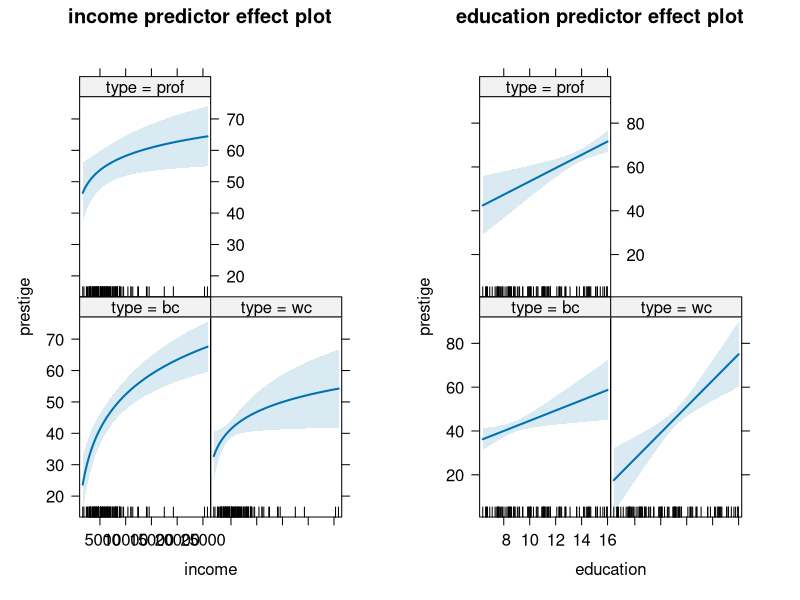
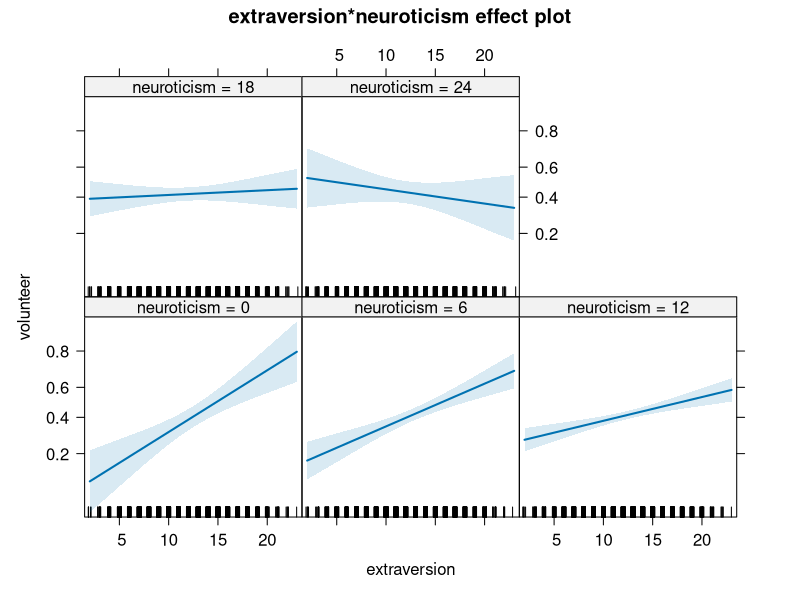
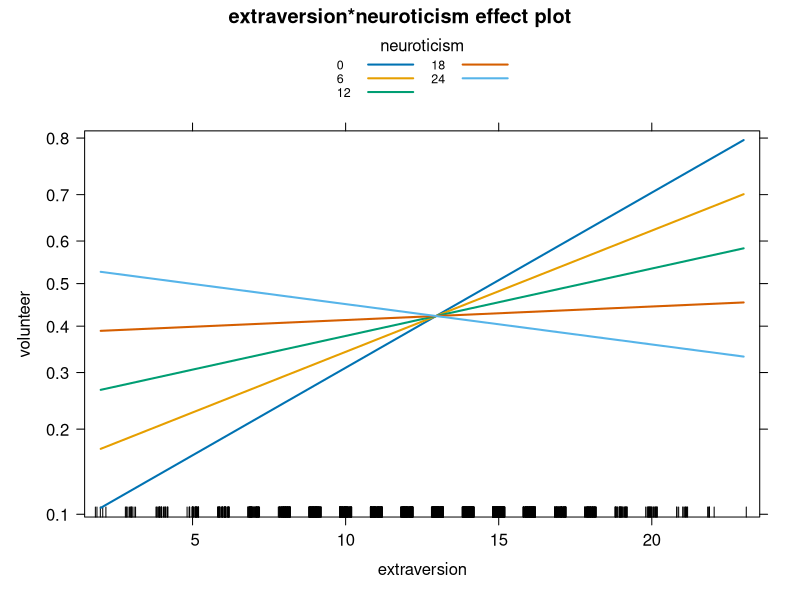
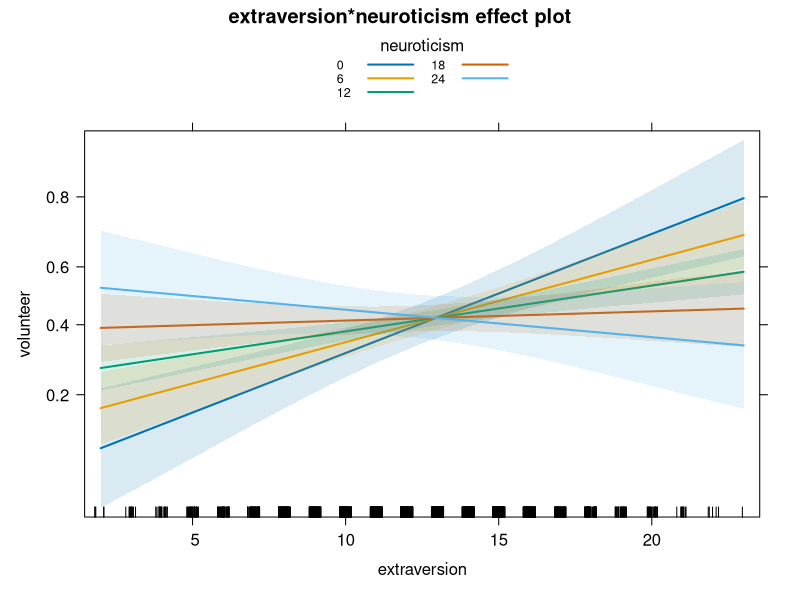

Reproduce these figures in R, in order. (Note: this script raises an error after producing the figures.)
##--------------------------------------------------------------##
##                  Script for Lecture 4:                       ##
##                 Statistical Models in R                      ##
##        Part 2: Testing, Plotting, and Checking Models        ##
##                        John Fox                              ##
##   Introduction to the R Statistical Computing Environment    ##
##                          ICPSR                               ##
##                          2018                                ##
##--------------------------------------------------------------##

library("car")

# Confidence intervals for coefficients

Prestige.2 <- na.omit(Prestige)

prestige.mod.1 <- lm(prestige ~ education + log2(income) + women,
                     data=Prestige.2)  
S(prestige.mod.1)
confint(prestige.mod.1)
Confint(prestige.mod.1)

mod.cowles <- glm(volunteer ~ sex + extraversion*neuroticism, 
                  family=binomial, data=Cowles)
S(mod.cowles)

# Hypothesis tests

    # Linear models

        # ANOVA tables

Prestige.2$type <- factor(Prestige.2$type, levels=c("bc", "wc", "prof"))

prestige.mod.2 <- lm(prestige ~ log2(income) + education + type, 
                     data=Prestige.2)
S(prestige.mod.2)
anova(prestige.mod.2) # sequential (Type-I) tests -- not generally useful
Anova(prestige.mod.2) # partial (Type-II) tests

prestige.mod.3 <- lm(prestige ~ (log2(income) + education)*type, data=Prestige.2)
Anova(prestige.mod.3)

        # direct computation of LR F tests for nested models

anova(prestige.mod.2, prestige.mod.3) # both sets of interactions

brief((mod.duncan.1 <- lm(prestige ~ income + education, data=Duncan)))
brief(mod.duncan.2 <- lm(prestige ~ I(income + education), data=Duncan)) # equal slopes
anova(mod.duncan.1, mod.duncan.2) # test of equal slopes

        # Wald tests of linear hypotheses

matchCoefs(prestige.mod.3, ":")
linearHypothesis(prestige.mod.3, matchCoefs(prestige.mod.3, ":")) # no interactions

linearHypothesis(mod.duncan.1, "income = education") # test of equal slopes

    # Analysis of deviance for a GLM

Anova(mod.cowles)

    # Wald tests for fixed-effect terms in a mixed-effects model

library("nlme")
Blackmore$log.exercise <- log(Blackmore$exercise + 5/60, 2)
bm.mod <- lme(log.exercise ~ I(age - 8)*group,
              random = ~ 1 | subject,
              correlation = corCAR1(form = ~ age |subject),
              data=Blackmore)
S(bm.mod)
Anova(bm.mod)

# Visualizing fitted models: Effect displays

library("effects")
plot(predictorEffects(prestige.mod.3, c("income", "education")))

plot(Effect(c("extraversion", "neuroticism"), mod.cowles))
plot(Effect(c("extraversion", "neuroticism"), mod.cowles), multiline=TRUE)
plot(Effect(c("extraversion", "neuroticism"), mod.cowles), 
     lines=list(multiline=TRUE), 
     confint=list(style="bands"))

plot(Effect(c("age", "group"), bm.mod))
plot(Effect(c("age", "group"), bm.mod, 
        transformation=list(link=function(x) log2(x + 5/60), 
                        inverse=function(x) 2^x - 5/60)), 
     type="response",
     lines=list(multiline=TRUE), 
     confint=list(style="bars"), 
     axes=list(x=list(age=list(lab="Age (years)"), rug=FALSE), 
               y=list(lab="Exercise (hours/week)")), 
     lattice=list(key.args=list(x = 0.20, y = 0.75, corner = c(0, 0), 
                   padding.text = 1.25)), 
     main="")

# Some regression (model) diagnostics

    # added-variable ("partial regression") plots

avPlots(mod.duncan.1, id=list(n=3, method="mahal"))
whichNames(c("minister", "conductor"), Duncan)
mod.duncan.3 <- update(mod.duncan.1, subset = - c(6, 16))
compareCoefs(mod.duncan.1, mod.duncan.3)

    # component + residual ("partial residual") plots

brief(prestige.mod.4 <- lm(prestige ~ income + education, 
                           data=Prestige))
crPlots(prestige.mod.4)

brief(prestige.mod.5 <- lm(prestige ~ log2(income) + education, 
  data=Prestige)) # original analysis
crPlots(prestige.mod.5)

    # adding partial residuals to effect plots

brief(prestige.mod.2)
plot(Effect(c("income", "type"), prestige.mod.2, residuals=TRUE), 
     partial.residual=list(span=1))
plot(Effect(c("education", "type"), prestige.mod.2, residuals=TRUE), 
     partial.residual=list(span=1))

brief(prestige.mod.6 <- lm(prestige ~ type*(income + education), data=Prestige.2))
Anova(prestige.mod.6)
plot(allEffects(prestige.mod.6, partial.residuals=TRUE), span=1)

    # these diagnostics also work with GLMs

plot(Effect(c("extraversion", "neuroticism"), mod.cowles,residuals=TRUE),
     partial.residuals=list(span=0.9))

brief(mod.ornstein.1 <- glm(interlocks ~ assets + nation + sector,
                      family=quasipoisson, data=Ornstein))
crPlot(mod.ornstein.1, "assets")
brief(mod.ornstein.2 <- glm(interlocks ~ log2(assets) + nation + sector,
                      family=quasipoisson, data=Ornstein))
crPlot(mod.ornstein.2, "log2(assets)")
avPlot(mod.ornstein.2, "log2(assets)", id=list(n=2, method="mahal"))
